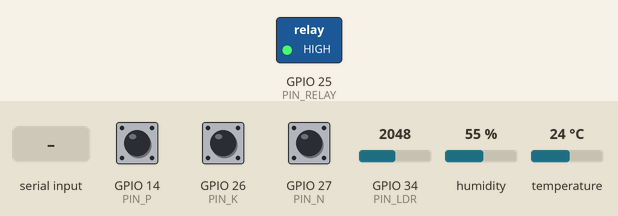
A sketch run on a simulated ESP32. Parts: switched loads named in the sketch (green lamp = pin HIGH). The test bench sets the inputs (shaded band); at power-on: humidity 55 %, GPIO 14 (PIN_P) HIGH, GPIO 26 (PIN_K) HIGH, GPIO 34 (PIN_LDR) = 2048, GPIO 27 (PIN_N) HIGH, temperature 24 °C. What the sketch prints to the serial monitor is not drawn.

Above: at 1.8 s.
1.9 s: humidity set to 22 %
3.5 s: "HELP\n" received over Serial
5.5 s: "SHOW\n" received over Serial
7.5 s: "RAIN:\n" received over Serial
9.5 s: GPIO 14 (PIN_P) driven LOW and GPIO 26 (PIN_K) driven LOW
12.6 s: GPIO 34 (PIN_LDR) set to 1981
At 19.4 s:
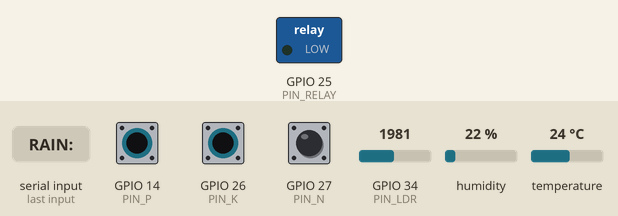
Timing chart, 0 to 20.0 s (numbered marks = the images above; inputs shaded):
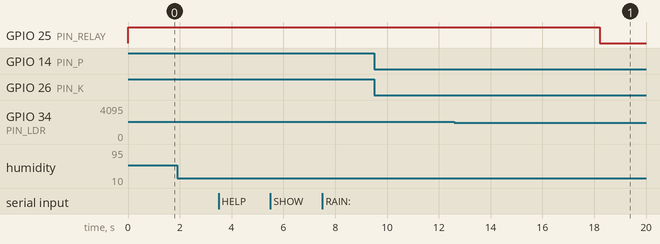

The sketch:

prog1.ino
```cpp
#include <Arduino.h>
#include <DHT.h>

/*
  Projeto: Irrigação inteligente (Soja)
  Substituições didáticas:
    - Botões N, P, K simulam disponibilidade dos nutrientes.
    - LDR (entrada analógica AO em GPIO34) simula pH (0..14 mapeado linearmente).
    - DHT22 simula "umidade do solo" (na prática mede umidade do ar).
    - Relé simula bomba de irrigação.

  Racional agronômico (simplificado):
    - Soja prefere pH levemente ácido: ~6.0 a 6.8 (faixa escolhida).
    - Fósforo (P) e Potássio (K) são críticos para produtividade → exigimos ambos ativos.
    - Nitrogênio (N) externo não é obrigatório (fixação biológica), então N não é condição para ligar a bomba.
    - Irrigação acionada quando umidade baixa (threshold HUM_LOW) e condições de solo adequadas.
    - Histerese: desliga só após HUM_HIGH para evitar alternância rápida.
    - Tempo mínimo ligado (PUMP_MIN_ON_MS) evita ciclos curtos.
*/

//////////////////// Pinos ////////////////////
#define PIN_N      27
#define PIN_P      14
#define PIN_K      26
#define PIN_LDR    34
#define PIN_DHT    4
#define PIN_RELAY  25

//////////////////// DHT //////////////////////
#define DHTTYPE DHT22
DHT dht(PIN_DHT, DHTTYPE);

//////////////////// Parâmetros Soja //////////////////////
// Faixa de pH alvo (levemente ácido)
const float SOY_PH_MIN = 6.0f;
const float SOY_PH_MAX = 6.8f;

// Histerese de “umidade do solo” simulada via DHT22
const float HUM_LOW  = 50.0f; // abaixo → considerar irrigar
const float HUM_HIGH = 60.0f; // acima → suficiente para desligar

// Filtro exponencial para pH
const float PH_ALPHA = 0.30f; // maior para resposta mais rápida

// Tempo mínimo de funcionamento da bomba (ms)
const unsigned long PUMP_MIN_ON_MS = 5000;

// Nível lógico do relé (ajuste se módulo for ativo HIGH)
const int RELAY_ACTIVE_LEVEL   = LOW;
const int RELAY_INACTIVE_LEVEL = HIGH;

//////////////////// Estado //////////////////////
float humidity   = NAN;
float temperature= NAN;
float phFiltered = 7.0f; // inicia neutro
unsigned long lastDhtMillis = 0;
const unsigned long DHT_INTERVAL = 2000;

bool pumpOn = false;
unsigned long pumpStartMillis = 0;
String lastReason = "BOOT";

//////////////////// Funções utilitárias //////////////////////
float mapPh(int adcValue) {
  // Mapeia leitura 0..4095 para pH 0..14 (linear simplificado)
  return (14.0f * adcValue) / 4095.0f;
}

void readPh() {
  int adc = analogRead(PIN_LDR);
  float phRaw = mapPh(adc);
  // Filtro exponencial simples
  phFiltered = PH_ALPHA * phRaw + (1.0f - PH_ALPHA) * phFiltered;
}

void readDht() {
  unsigned long now = millis();
  if (now - lastDhtMillis >= DHT_INTERVAL) {
    lastDhtMillis = now;
    float h = dht.readHumidity();
    float t = dht.readTemperature();
    if (!isnan(h) && !isnan(t)) {
      humidity = h;
      temperature = t;
    }
  }
}

// ========= Previsão de chuva (Solução 3: manual / embutida) =========
// Ajuste este valor manualmente antes de compilar (0..100 %)
// Também pode alterar em tempo de execução via Serial: RAIN:NN
float rainProbability = 25.0f;        // Ex.: 25% de chance de chuva
float RAIN_THRESHOLD = 40.0f;         // Pode ajustar em runtime: THRESH:NN
// ====================================================================

// === Leitura de comandos do console Serial ===
// Comandos aceitos (terminar com Enter):
//   RAIN:NN     -> define rainProbability (0..100)
//   THRESH:NN   -> define RAIN_THRESHOLD (0..100)
//   SHOW        -> mostra valores atuais
//   HELP        -> lista comandos
void readSerialCommands() {
  if (!Serial.available()) return;
  String line = Serial.readStringUntil('\n');
  line.trim();
  if (line.length() == 0) return;

  if (line.equalsIgnoreCase("HELP")) {
    Serial.println("Comandos: RAIN:NN | THRESH:NN | SHOW | HELP");
    return;
  }
  if (line.equalsIgnoreCase("SHOW")) {
    Serial.print("rainProbability="); Serial.print(rainProbability);
    Serial.print("% RAIN_THRESHOLD="); Serial.print(RAIN_THRESHOLD);
    Serial.println("%");
    return;
  }
  if (line.startsWith("RAIN:")) {
    int v = line.substring(5).toInt();
    if (v >= 0 && v <= 100) {
      rainProbability = (float)v;
      Serial.print("[CMD] rainProbability set to ");
      Serial.print(rainProbability); Serial.println("%");
    } else {
      Serial.println("[CMD] RAIN valor fora de 0-100");
    }
    return;
  }
  if (line.startsWith("THRESH:")) {
    int v = line.substring(7).toInt();
    if (v >= 0 && v <= 100) {
      RAIN_THRESHOLD = (float)v;
      Serial.print("[CMD] RAIN_THRESHOLD set to ");
      Serial.print(RAIN_THRESHOLD); Serial.println("%");
    } else {
      Serial.println("[CMD] THRESH valor fora de 0-100");
    }
    return;
  }
  Serial.print("[CMD] desconhecido: ");
  Serial.println(line);
  Serial.println("Use HELP para lista.");
}

void updatePump(bool nBtn, bool pBtn, bool kBtn) {
  bool humValid = !isnan(humidity);
  bool nutrientsOk = pBtn && kBtn; // exige P e K; N é opcional
  bool phOk = (phFiltered >= SOY_PH_MIN && phFiltered <= SOY_PH_MAX);
  bool minTimeElapsed = pumpOn && (millis() - pumpStartMillis >= PUMP_MIN_ON_MS);

  // Condições para ligar
  bool shouldTurnOn = (!pumpOn) &&
                      humValid &&
                      (humidity < HUM_LOW) &&
                      nutrientsOk &&
                      phOk;

  // Condições para desligar (histerese + falhas)
  bool shouldTurnOff = pumpOn &&
                       minTimeElapsed &&
                       ( (!humValid) ||
                         (humidity > HUM_HIGH) ||
                         (!nutrientsOk) ||
                         (!phOk) );

  if (shouldTurnOn) {
    pumpOn = true;
    pumpStartMillis = millis();
    lastReason = "ON: hum<LOW & P,K & pH";
  } else if (shouldTurnOff) {
    pumpOn = false;
    lastReason = "OFF: condicao";
  }

  digitalWrite(PIN_RELAY, pumpOn ? RELAY_ACTIVE_LEVEL : RELAY_INACTIVE_LEVEL);

  // Alertas de diagnóstico
  if (!pumpOn && humValid && humidity < HUM_LOW) {
    if (!nutrientsOk) Serial.println("[ALERTA] Umidade baixa, mas P ou K ausentes.");
    else if (!phOk)   Serial.println("[ALERTA] Umidade baixa, pH fora da faixa da soja.");
  }
  if (pumpOn && !phOk) {
    Serial.println("[ALERTA] Bomba ligada e pH saiu da faixa (checar manejo de calcário).");
  }
}

void logStatus(bool nBtn, bool pBtn, bool kBtn) {
  Serial.print("N="); Serial.print(nBtn?1:0);
  Serial.print(" P="); Serial.print(pBtn?1:0);
  Serial.print(" K="); Serial.print(kBtn?1:0);
  Serial.print(" Hum=");
  if (isnan(humidity)) Serial.print("nan"); else Serial.print(humidity,1);
  Serial.print("% Temp=");
  if (isnan(temperature)) Serial.print("nan"); else Serial.print(temperature,1);
  Serial.print("C pH="); Serial.print(phFiltered,2);
  Serial.print(" Pump="); Serial.print(pumpOn?"ON":"OFF");
  Serial.print(" Reason="); Serial.print(lastReason);
  Serial.print(" Targets: HumLOW="); Serial.print(HUM_LOW);
  Serial.print(" HumHIGH="); Serial.print(HUM_HIGH);
  Serial.print(" pH("); Serial.print(SOY_PH_MIN); Serial.print("-"); Serial.print(SOY_PH_MAX); Serial.print(")");
  Serial.println();
}

//////////////////// Setup //////////////////////
void setup() {
  Serial.begin(115200);
  Serial.println("[BOOT] Irrigacao Soja - N(27) P(14) K(26) pH(LDR 34) Umidade(DHT22 4) Relay(25)");
  Serial.println("Digite HELP para comandos (RAIN:NN THRESH:NN SHOW).");
  pinMode(PIN_N, INPUT_PULLUP);
  pinMode(PIN_P, INPUT_PULLUP);
  pinMode(PIN_K, INPUT_PULLUP);
  pinMode(PIN_RELAY, OUTPUT);
  digitalWrite(PIN_RELAY, RELAY_INACTIVE_LEVEL);
  dht.begin();
}

//////////////////// Loop //////////////////////
void loop() {
  // Ler botões (LOW = pressionado = nutriente disponível)
  bool nOk = (digitalRead(PIN_N) == LOW);
  bool pOk = (digitalRead(PIN_P) == LOW);
  bool kOk = (digitalRead(PIN_K) == LOW);

  readSerialCommands();  // <<< NOVO: processa comandos do console

  readPh();      // pH simulado
  readDht();     // umidade/temperatura simuladas
  updatePump(nOk, pOk, kOk);
  logStatus(nOk, pOk, kOk);

  delay(1000);   // Log a cada segundo (simples)
}
```

Measured:
- the behaviour switches between 1982 and 1981 on GPIO 34 (PIN_LDR) (found by bisection; images 0 and 1)
- after the input at 1.9 s, every drawn part: stays the same
- after the input at 3.5 s, every drawn part: stays the same
- after the input at 5.5 s, every drawn part: stays the same
- after the input at 7.5 s, every drawn part: stays the same
- after the input at 9.5 s, every drawn part: stays the same
- after the input at 12.6 s, GPIO 25 (PIN_RELAY): HIGH → LOW after 5.6 s
